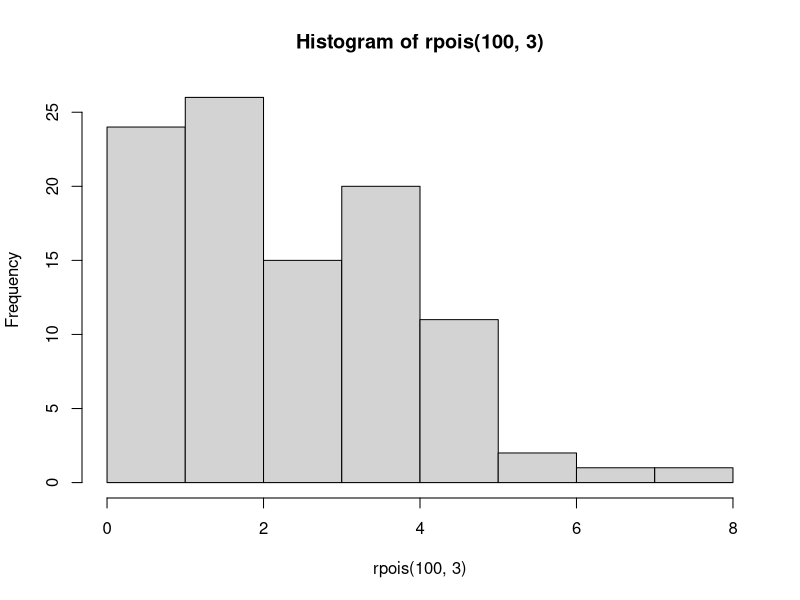
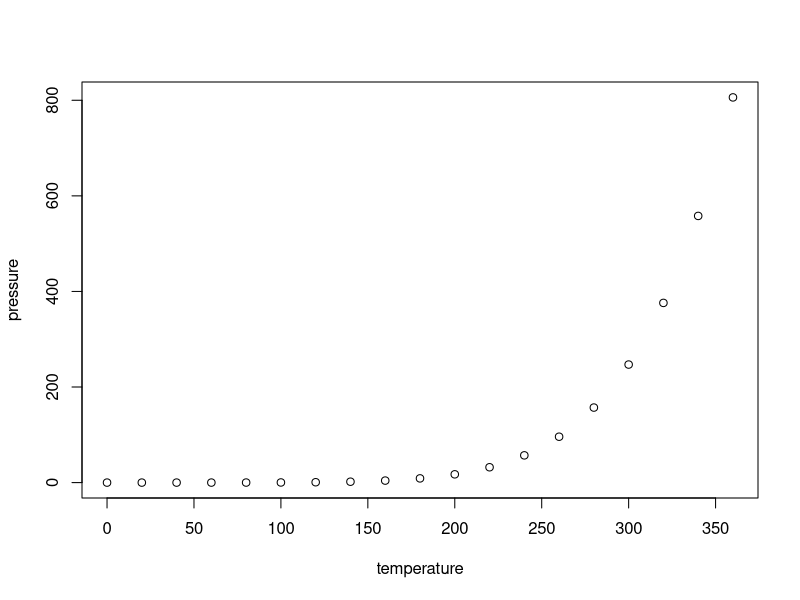

The R source for these figures, in order:
## ---- chunk 1
knitr::opts_chunk$set(echo = TRUE)
## ---- chunk 2
hist(rpois(100,3))
## ---- chunk 3
knitr::kable(mtcars[1:5, 1:5], caption = "I need this to be the third thing that appears. But it comes out first???")
## ---- chunk 4
knitr::kable(mtcars[1:6, 1:6], caption = "I need this to be the fourth thing that appears. But it comes out second???")
## ---- chunk 5
plot(pressure)
